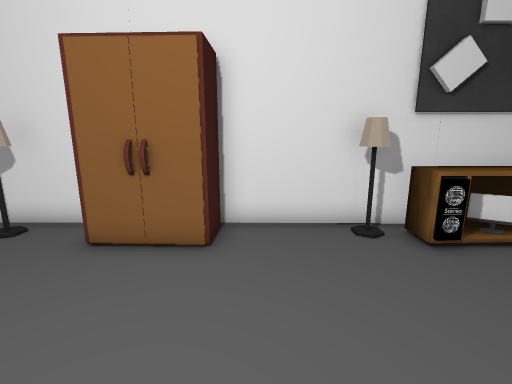
[1] (above)

20 first-person views from a walk through a 3-D level made in the Unity game engine. The camera is 1.3 m above the floor, tilts 12° down and sees 85° across. The floor is counted in squares, 0.5 m on a side. Each view is taken from the middle of a square. On the plan, view 1 faces up. The plan holds only what a view shows up to about 19 squares ahead; the rest is blank. The player is left out. Some surface patterns are stand-ins.

[2]
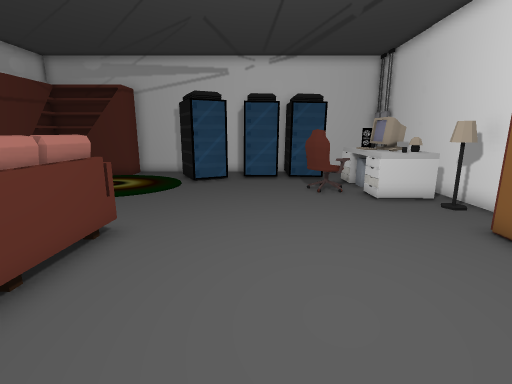

[3]
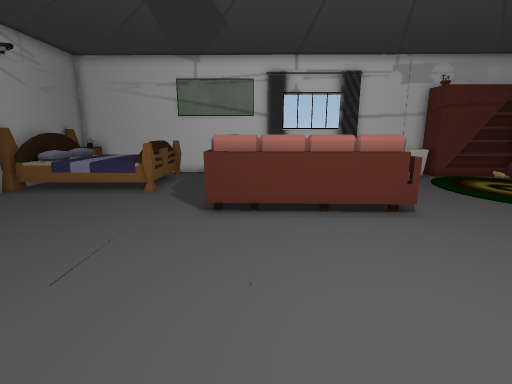

[4]
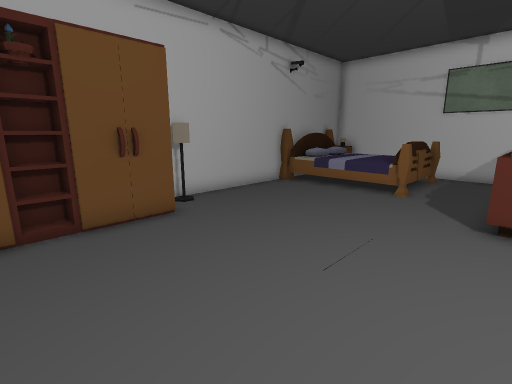

[5]
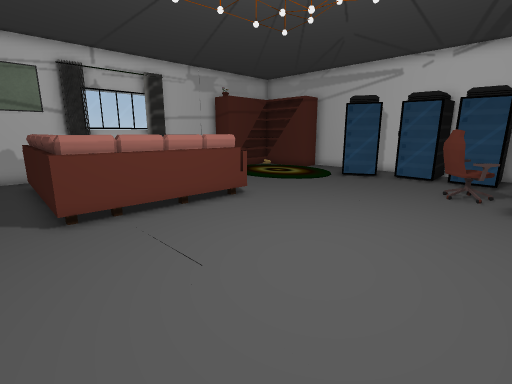

[6]
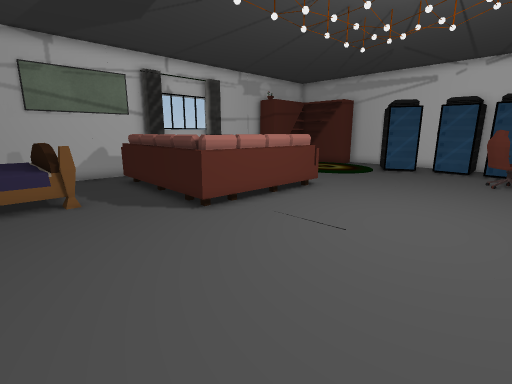

[7]
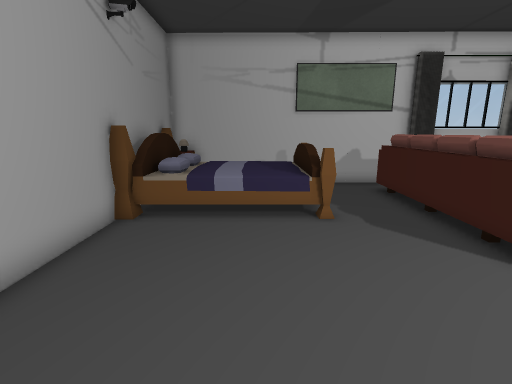

[8]
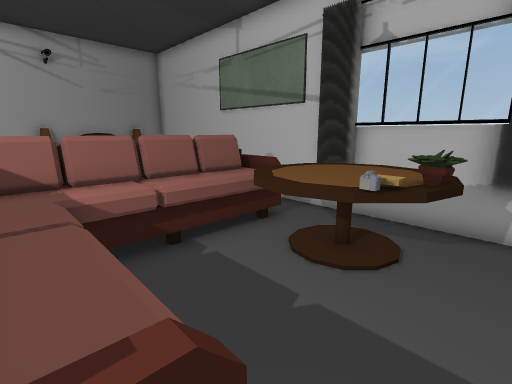

[9]
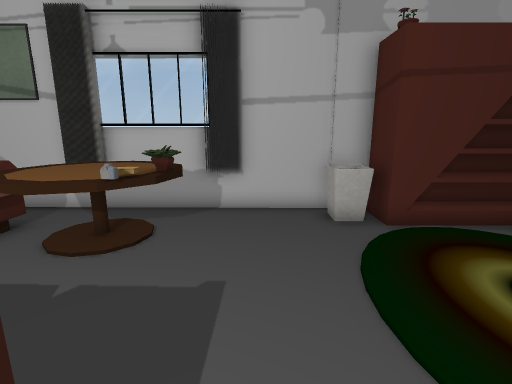

[10]
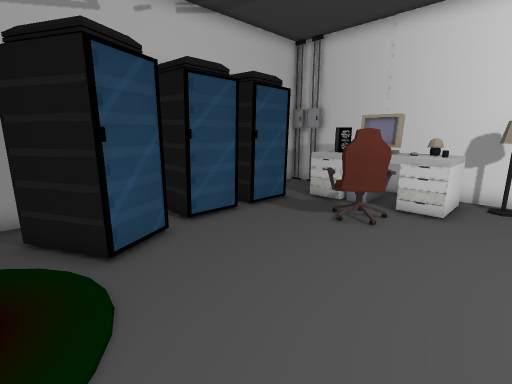

[11]
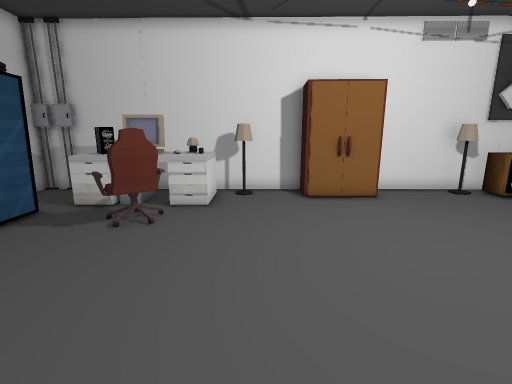

[12]
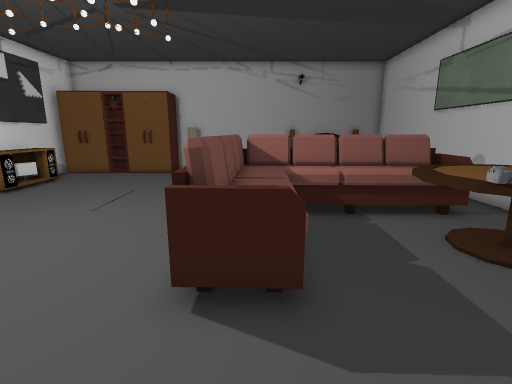

[13]
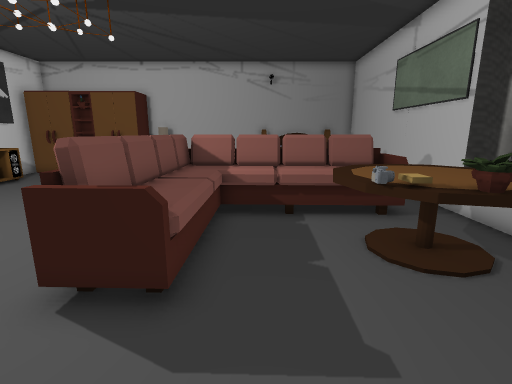

[14]
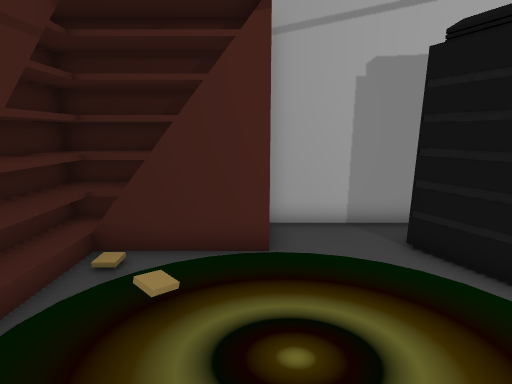

[15]
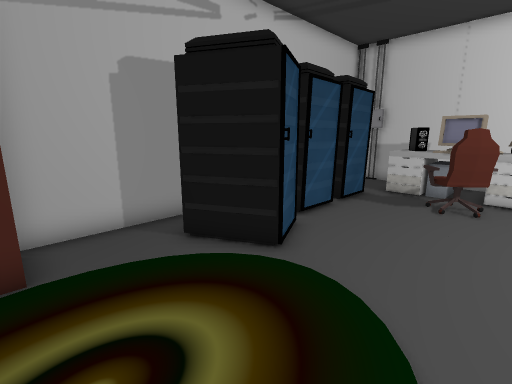

[16]
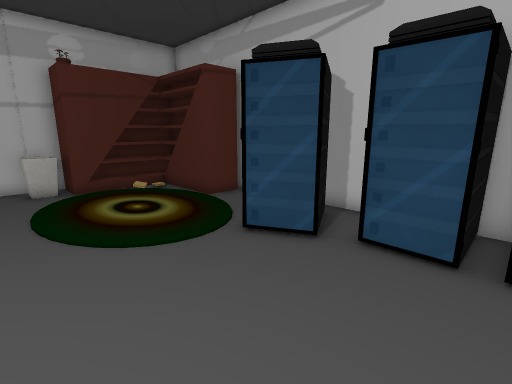

[17]
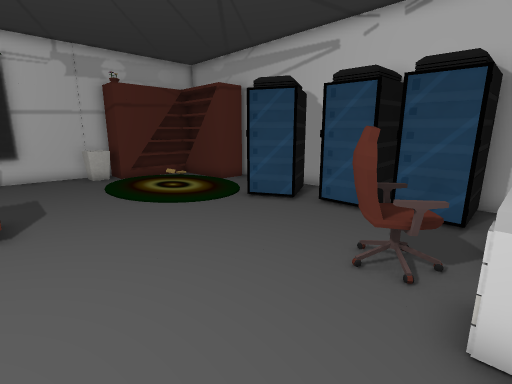

[18]
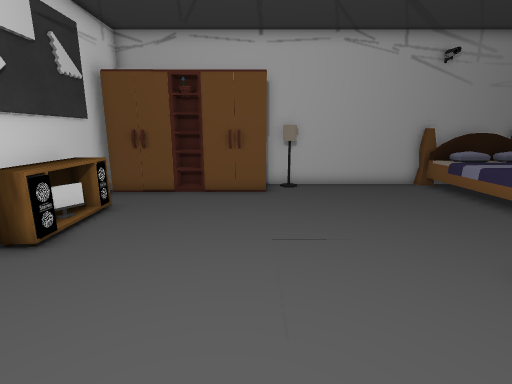

[19]
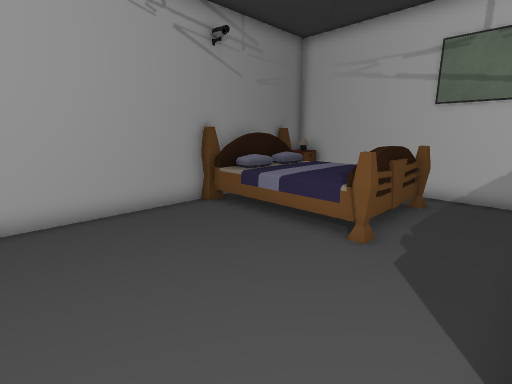

[20]
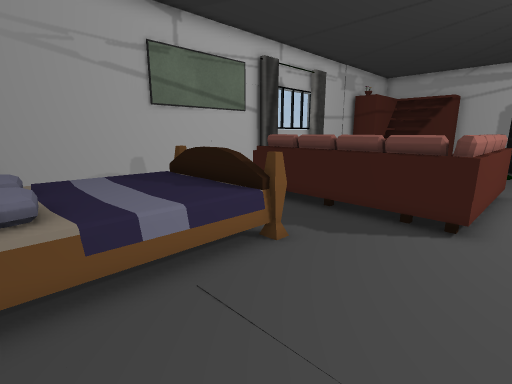

### Floor plan
Points are (right, up) in squares from view 1. A wall is a line through its corners. A room is listed if a view was taken in it or the views show most of it. See-through windows are left out.
Room 1 (views 1, 2, 3, 4, 5, 6, 7, 8, 9, 10, 11, 12, 13, 14, 15, 16, 17, 18, 19, 20)
walls: (-3.9, 7.9) (-15.9, 8) (-15.9, 3.8); (-10, -13.5) (12.3, -13.8); (-15.9, -0.7) (-15.9, -8.2); (12.3, -6.5) (12.3, 0.5); (-15.9, 2) (-15.9, 1.1); (-14.1, 7.8) (-15, 7.8); (10.9, 7.7) (-1.1, 7.8); (-15.1, 7.8) (-15.9, 7.8)
objects: bookshelf (-15, -13) to (-10, -9); server (-15, -4) to (-12, -2); server (-15, -1) to (-13, 1); server (-15, 2) to (-13, 4); desk (-13, 5) to (-12, 5); computer (-12, 5) to (-9, 6); chair (-11, 2) to (-9, 4); computer (-11, 6) to (-10, 7); other object (-9, -12); desk (-9, 5) to (-8, 7); lamp (-7, 7) to (-6, 7); table (-4, -13) to (0, -9); sofa (-4, -12) to (3, -4); other object (-4, -11) to (-3, -10); wardrobe (-4, 6) to (-1, 7); other object (-3, -10); curtain (-1, -13); lamp (3, 7); other object (4, 6); other object (4, 6) to (8, 7); bed (6, -12) to (12, -7); other object (7, 6); wardrobe (10, 4) to (11, 4); other object (11, -13) to (12, -13); lamp (11, -1) to (12, -1)

Positions as (right, up) in squares from view 1, and headings:
1: (0, 0), facing up
2: (3, 0), facing left
3: (1, 5), facing down
4: (2, 5), facing down-right
5: (4, 5), facing down-left
6: (8, 4), facing down-left
7: (8, 1), facing down
8: (-5, -5), facing down-right
9: (-6, -4), facing down
10: (-6, -5), facing up-left
11: (-6, -5), facing up
12: (-8, -5), facing right
13: (-8, -7), facing right
14: (-8, -8), facing left
15: (-8, -8), facing up-left
16: (-7, 2), facing down-left
17: (-4, 5), facing down-left
18: (-2, 1), facing right
19: (3, -1), facing down-right
20: (11, -3), facing down-left
